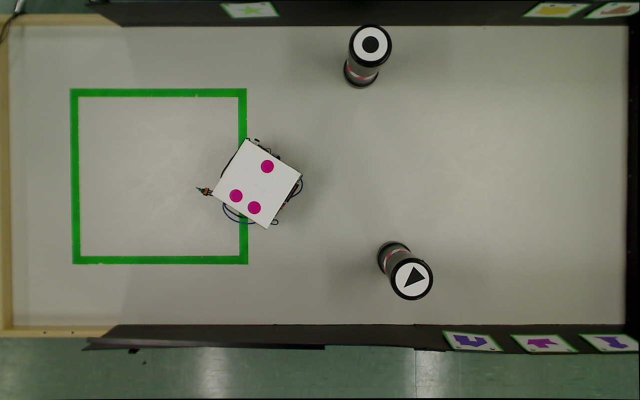
#> input picture data/images/robot_images/image0.jpg, 1280 x 800 px (shown at 1/2 size); its folder holds only this picture in this run
$ python detector.py
#> lines starting #> are read from the running program, lines starting #| are printed output that depends on the picture; after the words box and inside, x2 and y2 are one past the last pixel; in counts of white or black regions, pixels touching at a corner belong together
#> further down, image is the input picture: shape (800, 1280, 3); mean B, G, R 102.2, 117.8, 114.8
import cv2
import glob

import math

import numpy as np


def euc_distance(p1, p2):
    return math.sqrt((p1[0] - p2[0]) ** 2 + (p1[1] - p2[1]) ** 2)


class RobotDetector:
    def detect_position(self, image):
        image = self._preprocess(image)
        threshold = self._threshold_robot_makers(image)
#> in _threshold_robot_makers, `image = cv2.cvtColor(image, cv2.COLOR_BGR2HSV)`: image: shape (800, 1280, 3); mean H, S, V 34.7, 44.5, 119.5
#> in _threshold_robot_makers, `mask = cv2.inRange(image, lower_fuchia_hsv, higher_fuchia_hsv)`:
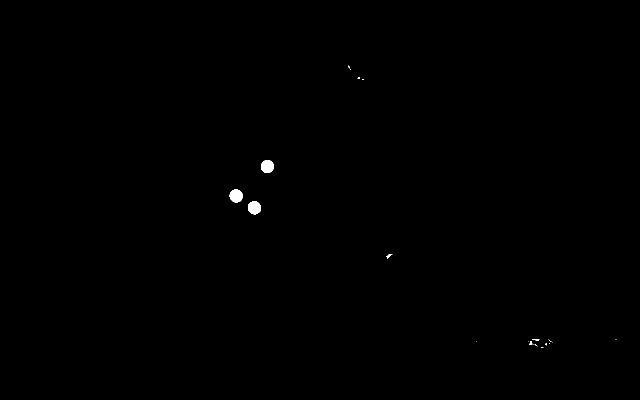
#> mask: shape (800, 1280) (shown at 1/2 size); 0.17% white; 20 white regions (14 under 20 px), largest, box (x1, y1, x2, y2) and area: (496, 402, 522, 429) 543, (522, 320, 548, 346) 542, (459, 379, 486, 405) 541, (772, 508, 785, 518) 48, (1058, 683, 1065, 689) 25, (1064, 679, 1079, 681) 22
#> in _threshold_robot_makers, `mask = cv2.morphologyEx(mask, cv2.MORPH_CLOSE, kernel=kernel)`: mask: shape (800, 1280); 0.18% white; 18 white regions (13 under 20 px), largest, box (x1, y1, x2, y2) and area: (496, 402, 522, 429) 543, (522, 320, 548, 346) 542, (459, 379, 486, 405) 541, (1058, 679, 1079, 689) 64, (772, 508, 785, 518) 49
        robot_markers = self._find_robot_markers(threshold)
#> robot_markers = [[509, 415, 13.6], [535, 333, 13.4], [471, 391, 13.8]]

        robot_approx_position = {}

        if robot_markers is not None:
            robot_markers = np.round(robot_markers[0, :]).astype("int")
#> robot_markers = [[509, 415, 14], [535, 333, 13], [471, 391, 14]]
            contours = np.array([x[0:2] for x in robot_markers])
#> contours = [[509, 415], [535, 333], [471, 391]]
            (x, y), radius = cv2.minEnclosingCircle(contours)
#> x = 510.6; y = 370.4; radius = 44.64

            approx_center = [x, y]
#> approx_center = [510.6, 370.4]

            center = (int(x), int(y))
#> center = (510, 370)
            radius = int(radius)
#> radius = 44

            if len(robot_markers) < 3:
                center_of_masses = []
                cnts = cv2.findContours(threshold, cv2.RETR_EXTERNAL, cv2.CHAIN_APPROX_SIMPLE)
                for contour in cnts[1]:
                    M = cv2.moments(contour)
                    try:
                        cX = int(M["m10"] / M["m00"])
                        cY = int(M["m01"] / M["m00"])
                        center = [cX, cY]
                        center_of_masses.append(center)
                    except ZeroDivisionError:
                        continue

                c = closest_from(approx_center, center_of_masses)

                contours = contours.tolist()
                contours.append(c[0])
                contours.append(c[1])
                contours.append(c[2])
                contours = np.array(contours)

                (r_x, r_y), r_r = cv2.minEnclosingCircle(contours)

                center = (int(r_x), int(r_y))
                radius = int(r_r)

            robot_approx_position = {"center": center, "radius": radius}
#> robot_approx_position = {'center': (510, 370), 'radius': 44}

        return robot_approx_position

    def _find_robot_markers(self, image):
        return cv2.HoughCircles(image, cv2.HOUGH_GRADIENT, 2.0, 12, param1=50, param2=30, minRadius=5,
                                maxRadius=30)

    def _preprocess(self, image):
        image = cv2.medianBlur(image, ksize=5)
        return image

    def _threshold_robot_makers(self, image):
        image = cv2.cvtColor(image, cv2.COLOR_BGR2HSV)
        lower_fuchia_hsv = np.array([120, 90, 90])
        higher_fuchia_hsv = np.array([205, 255, 255])
        mask = cv2.inRange(image, lower_fuchia_hsv, higher_fuchia_hsv)
        kernel = cv2.getStructuringElement(cv2.MORPH_ELLIPSE, (7, 7))
        mask = cv2.morphologyEx(mask, cv2.MORPH_CLOSE, kernel=kernel)
        return mask


def closest_from(point, points):
    return sorted(points, key=lambda p: euc_distance(point, p))


if __name__ == '__main__':
    robot_detector = RobotDetector()
    images = glob.glob('data/images/robot_images/*.jpg')

    for filename in images:
        image = cv2.imread(filename)

        robot_position = robot_detector.detect_position(image)
#> robot_position = {'center': (510, 370), 'radius': 44}
